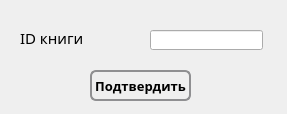
<?xml version="1.0" encoding="UTF-8"?>
<ui version="4.0">
 <class>RemoveBook</class>
 <widget class="QDialog" name="RemoveBook">
  <property name="geometry">
   <rect>
    <x>0</x>
    <y>0</y>
    <width>287</width>
    <height>114</height>
   </rect>
  </property>
  <property name="font">
   <font>
    <family>Manrope</family>
    <pointsize>11</pointsize>
   </font>
  </property>
  <property name="windowTitle">
   <string>Удаление книги</string>
  </property>
  <property name="windowIcon">
   <iconset>
    <normaloff>logo.png</normaloff>logo.png</iconset>
  </property>
  <widget class="QPushButton" name="rm_confirm_btn">
   <property name="geometry">
    <rect>
     <x>90</x>
     <y>70</y>
     <width>101</width>
     <height>31</height>
    </rect>
   </property>
   <property name="font">
    <font>
     <family>Manrope</family>
     <pointsize>10</pointsize>
     <weight>75</weight>
     <bold>true</bold>
    </font>
   </property>
   <property name="styleSheet">
    <string notr="true">QPushButton {
    border: 2px solid #8f8f91;
    border-radius: 6px;
    background-color: qlineargradient(x1: 0, y1: 0, x2: 0, y2: 1,
                                      stop: 0 #f6f7fa, stop: 1 #dadbde);
    min-width: 80px;
}

QPushButton:pressed {
    background-color: qlineargradient(x1: 0, y1: 0, x2: 0, y2: 1,
                                      stop: 0 #dadbde, stop: 1 #f6f7fa);
}

QPushButton:flat {
    border: none; /* no border for a flat push button */
}
</string>
   </property>
   <property name="text">
    <string>Подтвердить</string>
   </property>
  </widget>
  <widget class="QLineEdit" name="rm_enter_title">
   <property name="geometry">
    <rect>
     <x>150</x>
     <y>30</y>
     <width>113</width>
     <height>20</height>
    </rect>
   </property>
   <property name="text">
    <string/>
   </property>
  </widget>
  <widget class="QLabel" name="rm_label_title">
   <property name="geometry">
    <rect>
     <x>20</x>
     <y>30</y>
     <width>81</width>
     <height>16</height>
    </rect>
   </property>
   <property name="font">
    <font>
     <family>Manrope</family>
     <pointsize>11</pointsize>
    </font>
   </property>
   <property name="text">
    <string>ID книги</string>
   </property>
  </widget>
 </widget>
 <resources/>
 <connections/>
</ui>
